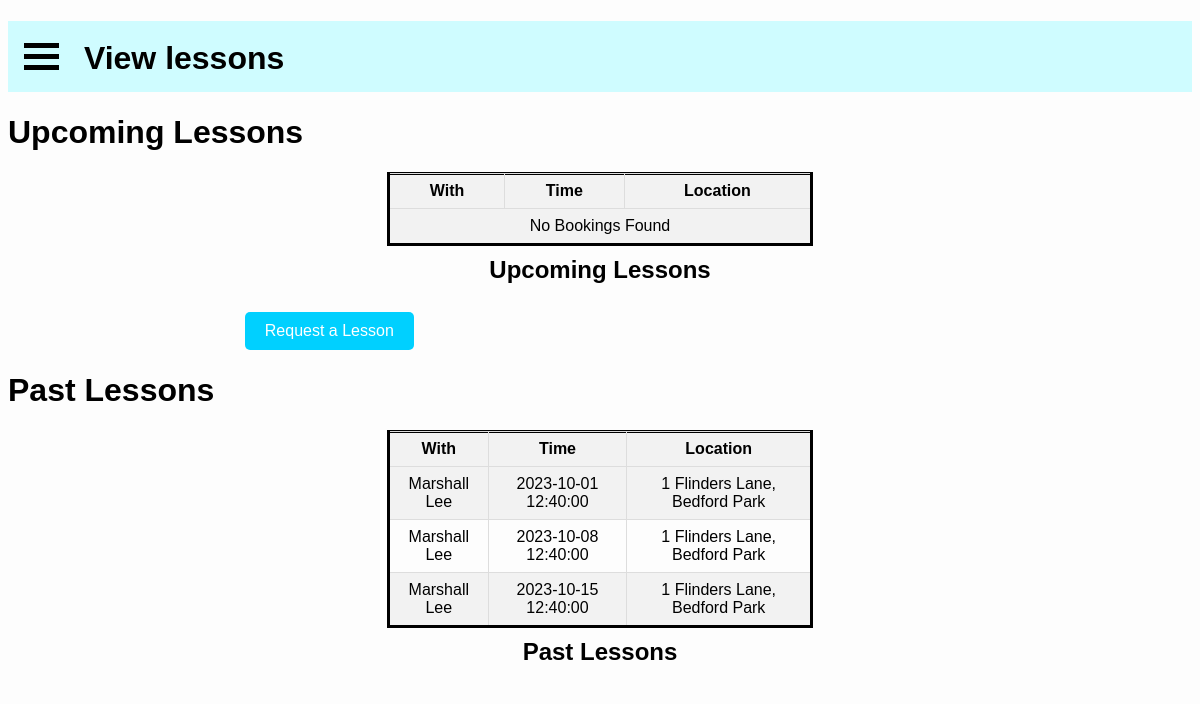
/learners/view-lessons.php (signed in), run on the app's committed database.
### tables this page shows
CREATE TABLE bookings (
    id INT PRIMARY KEY AUTO_INCREMENT,
    instructorID int NOT NULL,
    learnerID int NOT NULL,
    time DATETIME NOT NULL,
    lessonType varchar(25),
    location VARCHAR(255) NOT NULL,
    status varchar(10),
    amount int DEFAULT 80
);

CREATE TABLE Users (
    id int NOT NULL AUTO_INCREMENT PRIMARY KEY,
    email varchar(100) UNIQUE,
    password varchar(100),
    phoneNumber varchar(10),
    firstName varchar(100),
    lastName varchar(100),
    dob date,
    learner boolean DEFAULT 0,
    instructor boolean DEFAULT 0,
    supervisor boolean DEFAULT 0,
    government boolean DEFAULT 0,
    licenceNo varchar(6),
    hasTempPassword boolean DEFAULT 0
) AUTO_INCREMENT = 1;

### learners/view-lessons.php (the view, shortened to what this page needs)
<?php
require_once "../inc/db-session-include.php";
?>
<!DOCTYPE html>
<html lang="en">
<head>
    <link rel="stylesheet" href="../style/menu-style.css" />
    <link rel="stylesheet" href="../style/home-page.css" />
</head>
<body>
    <?php require_once "learner-menu.php"; ?>
    <h1>Upcoming Lessons</h1>
    <div class="table-container">
        <table>
            <tr>
                <caption>Upcoming Lessons</caption>
                <th>With</th>
                <th>Time</th>
                <th>Location</th>
            </tr>
            <?php
            $sql = "SELECT Users.firstName, Users.lastName, bookings.time, bookings.location
                    FROM Bookings
                    JOIN Users on bookings.instructorID = Users.id
                    WHERE Bookings.learnerID = '{$_SESSION["userID"]}'
                    AND now() < Bookings.time;";
            if ($result = mysqli_query($conn, $sql)) {
                if (mysqli_num_rows($result) > 0) {
                    while ($row = mysqli_fetch_assoc($result)) {
                        echo "<tr>";
                        echo "<td>{$row["firstName"]} {$row["lastName"]}</td>";
                        echo "<td>{$row['time']}</td>";
                        echo "<td>{$row['location']}</td>";
                        echo "</tr>";
                    }
                } else {
                    echo "<tr><td colspan='3'>No Bookings Found</td></tr>";
                }
            }
            ?>
        </table>
        <br>
        <button id="openFormButton">Request a Lesson</button>
    </div>
    <h1>Past Lessons</h1>
    <div class="table-container">
        <table>
            <tr>
                <caption>Past Lessons</caption>
                <th>With</th>
                <th>Time</th>
                <th>Location</th>
            </tr>
            <?php
            $sql = "SELECT Users.firstName, Users.lastName, bookings.time, bookings.location
                    FROM Bookings
                    JOIN Users on bookings.instructorID = Users.id
                    WHERE Bookings.learnerID = '{$_SESSION["userID"]}'
                    AND now() >= Bookings.time;";
            if ($result = mysqli_query($conn, $sql)) {
                if (mysqli_num_rows($result) > 0) {
                    while ($row = mysqli_fetch_assoc($result)) {
                        echo "<tr>";
                        echo "<td>{$row["firstName"]} {$row["lastName"]}</td>";
                        echo "<td>{$row['time']}</td>";
                        echo "<td>{$row['location']}</td>";
                        echo "</tr>";
                    }
                } else {
                    echo "<tr><td colspan='3'>No Bookings Found</td></tr>";
                }
            }
            ?>
        </table>
    </div>
</body>
</html>

### style/menu-style.css (style rules this page uses)
html { background-color: #fdfdfd; }
body { font-family: Helvetica, Arial, sans-serif; }

### style/home-page.css (style rules this page uses)
body { flex-direction: column; height: 100vh; }
table { border: 3px solid #000000; border-collapse: collapse; width: 100%; }
td, th { border: 1px solid #dddddd; text-align: left; padding: 8px; }
tr:nth-child(even) { background-color: #f2f2f2; }
th { background-color: #dddddd; }
table { width: 60%; margin: 0 auto; border-collapse: collapse; }
caption { font-size: 1.5em; font-weight: bold; margin-bottom: 10px; caption-side: bottom; margin-top: 10px; }
th, td { padding: 8px; border: 1px solid #ddd; text-align: center; }
th { background-color: #f2f2f2; }
.table-container { width: 60%; margin: 0 auto; display: block; }
#openFormButton { background-color: #00d0ff; color: #fff; padding: 10px 20px; border: none; border-radius: 5px; font-size: 16px; cursor: pointer; }

### data on the page
bookings: users.firstName "Marshall", users.lastName "Lee", time "2023-10-01 12:40:00", location "1 Flinders Lane, Bedford Park"
bookings: users.firstName "Marshall", users.lastName "Lee", time "2023-10-08 12:40:00", location "1 Flinders Lane, Bedford Park"
bookings: users.firstName "Marshall", users.lastName "Lee", time "2023-10-15 12:40:00", location "1 Flinders Lane, Bedford Park"
